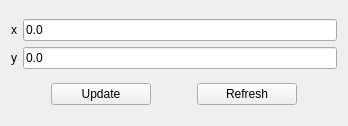
<?xml version="1.0" encoding="UTF-8"?>
<ui version="4.0">
 <class>RobotFootprint</class>
 <widget class="QWidget" name="RobotFootprint">
  <property name="geometry">
   <rect>
    <x>0</x>
    <y>0</y>
    <width>348</width>
    <height>126</height>
   </rect>
  </property>
  <property name="windowTitle">
   <string>Robot</string>
  </property>
  <layout class="QGridLayout" name="gridLayout_2">
   <item row="0" column="0">
    <layout class="QGridLayout" name="gridLayout">
     <item row="0" column="1">
      <widget class="QLineEdit" name="robotFootprintX">
       <property name="text">
        <string>0.0</string>
       </property>
      </widget>
     </item>
     <item row="1" column="0">
      <widget class="QLabel" name="label_3">
       <property name="text">
        <string>y</string>
       </property>
      </widget>
     </item>
     <item row="0" column="0">
      <widget class="QLabel" name="label_2">
       <property name="text">
        <string>x</string>
       </property>
      </widget>
     </item>
     <item row="1" column="1">
      <widget class="QLineEdit" name="robotFootprintY">
       <property name="text">
        <string>0.0</string>
       </property>
      </widget>
     </item>
    </layout>
   </item>
   <item row="2" column="0">
    <layout class="QHBoxLayout" name="horizontalLayout">
     <item>
      <widget class="QPushButton" name="updateButton">
       <property name="maximumSize">
        <size>
         <width>100</width>
         <height>16777215</height>
        </size>
       </property>
       <property name="text">
        <string>Update</string>
       </property>
      </widget>
     </item>
     <item>
      <widget class="QPushButton" name="refresh_robot">
       <property name="maximumSize">
        <size>
         <width>100</width>
         <height>16777215</height>
        </size>
       </property>
       <property name="text">
        <string>Refresh</string>
       </property>
      </widget>
     </item>
    </layout>
   </item>
  </layout>
 </widget>
 <tabstops>
  <tabstop>robotFootprintX</tabstop>
  <tabstop>robotFootprintY</tabstop>
 </tabstops>
 <resources/>
 <connections/>
</ui>
